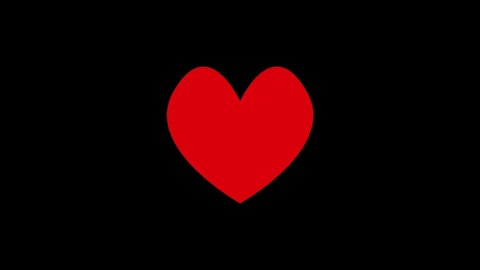
#> input picture red_heart.jpg, 480 x 270 px
$ python Punto03.py
#> lines starting #> are read from the running program, lines starting #| are printed output that depends on the picture
#Importamos todas las librerias necesarias
import numpy as np
import matplotlib.pyplot as plt
import cv2

#Función para calcular la formación de imgenes de una lente en el plano focal si el objeto está en el otro plano focal
def Lenses2F(image,landa=1,f=1,shift=0):
  #image: Imagen que se ubica en el foco del plano objeto y pasará por la lente
  #landa: Longitud de onda de la luente de luz que ingresa al sistema
  #f: distancia focal de la lente
  #shift: 0 si no se desea realizar un fftshit a la matriz y 1 en caso contrario
  if (shift==1):
    result = (-1j/(landa*f))*(np.fft.fftshift(np.fft.fftn(image)))
  elif (shift==0):
    result = (-1j/(landa*f))*(np.fft.fftn(image))
  return result

#Función para gráficar matrices complejas
def Complex_Plot(matrix,kind,log,axs):
  #matrix: matriz a gráficar
  #kind: I=Intensidad, A=Amplitud, P=Fase
  #log: 1 si se desea escala logarítmica 0 en caso contrario
  if (kind=='I'):
    matrix_to_plot=np.abs(matrix)**2
  elif (kind=='A'):
    matrix_to_plot=np.abs(matrix)
  elif (kind=='P'):
     matrix_to_plot=np.angle(matrix)
  if (log==1):
    axs.imshow(np.log(matrix_to_plot + 0.0000001))
  elif (log==0):
    axs.imshow(matrix_to_plot)
  return

#Definimos el sistema 4F a partir de las funciones que ya teniamos definidas.
def Lenses4F(image,landa,f):
    Half01=Lenses2F(image,landa,f,1) #Usamos el método de dividir el sistema 4f en dos mitades.
    Half02=Lenses2F(Half01,landa,f,0)
    return Half02

#Función para gráficar todo el sistema 4F
def All_system(image,landa,f,kind):
  #image: Imagen que se ubica en el foco del plano objeto y pasará por la lente
  #landa: Longitud de onda de la luente de luz que ingresa al sistema
  #f: distancia focal de la lente
  #kind: I=Intensidad, A=Amplitud, P=Fase
  fig, axs = plt.subplots(1, 3, figsize=(9, 3), sharey=True)
  Complex_Plot(image ,kind,0,axs[0])
  axs[0].set_title("Imagen inicial")
  Complex_Plot(Lenses2F(image,landa,f,1) ,kind,1,axs[1])
  axs[1].set_title("Primera lente escala log")
  Complex_Plot(Lenses4F(image,landa,f) ,kind,0,axs[2])
  axs[2].set_title("Imagen final")
  return

#Definimos unidades
um = 10**(-6)
mm = 10**(-3)
m = 1

#Definimos los parametros y la imagen
root = ""
filename = "red_heart.jpg"
image = cv2.imread(root + filename, 0)
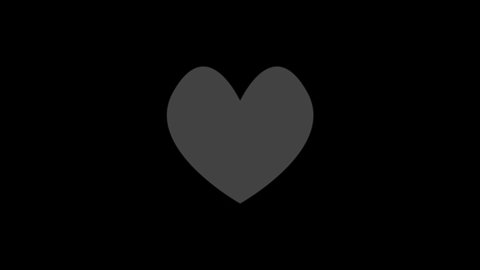
#> image: shape (270, 480); min 0, max 78, mean 7.1
landa = 0.66*um
f = 2*m

All_system(image, landa, f, "A")
#> call 2 of Complex_Plot, with matrix = array of shape (270, 480), kind = 'A', log = 1
#> in Complex_Plot (call 2), `matrix_to_plot=np.abs(matrix)`:
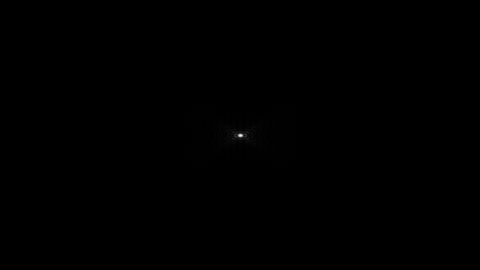
#> matrix_to_plot: shape (270, 480) float64; min 236770.1, max 7.01e+11, mean 653222196.2; drawn with min black and max white
#> call 3 of Complex_Plot, with matrix = array of shape (270, 480), kind = 'A', log = 0
#> in Complex_Plot (call 3), `matrix_to_plot=np.abs(matrix)`:
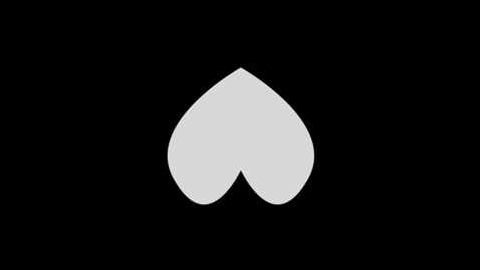
#> matrix_to_plot: shape (270, 480) float64; min 0.135, max 5.8e+18, mean 5.31e+17; drawn with min black and max white
plt.show()
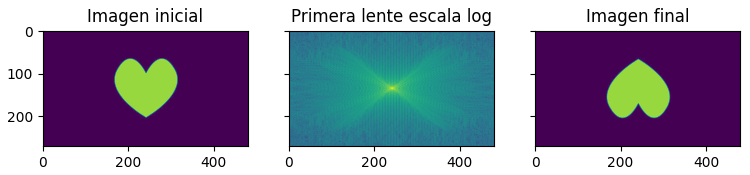
#> figure drawn by matplotlib, 3 panels
